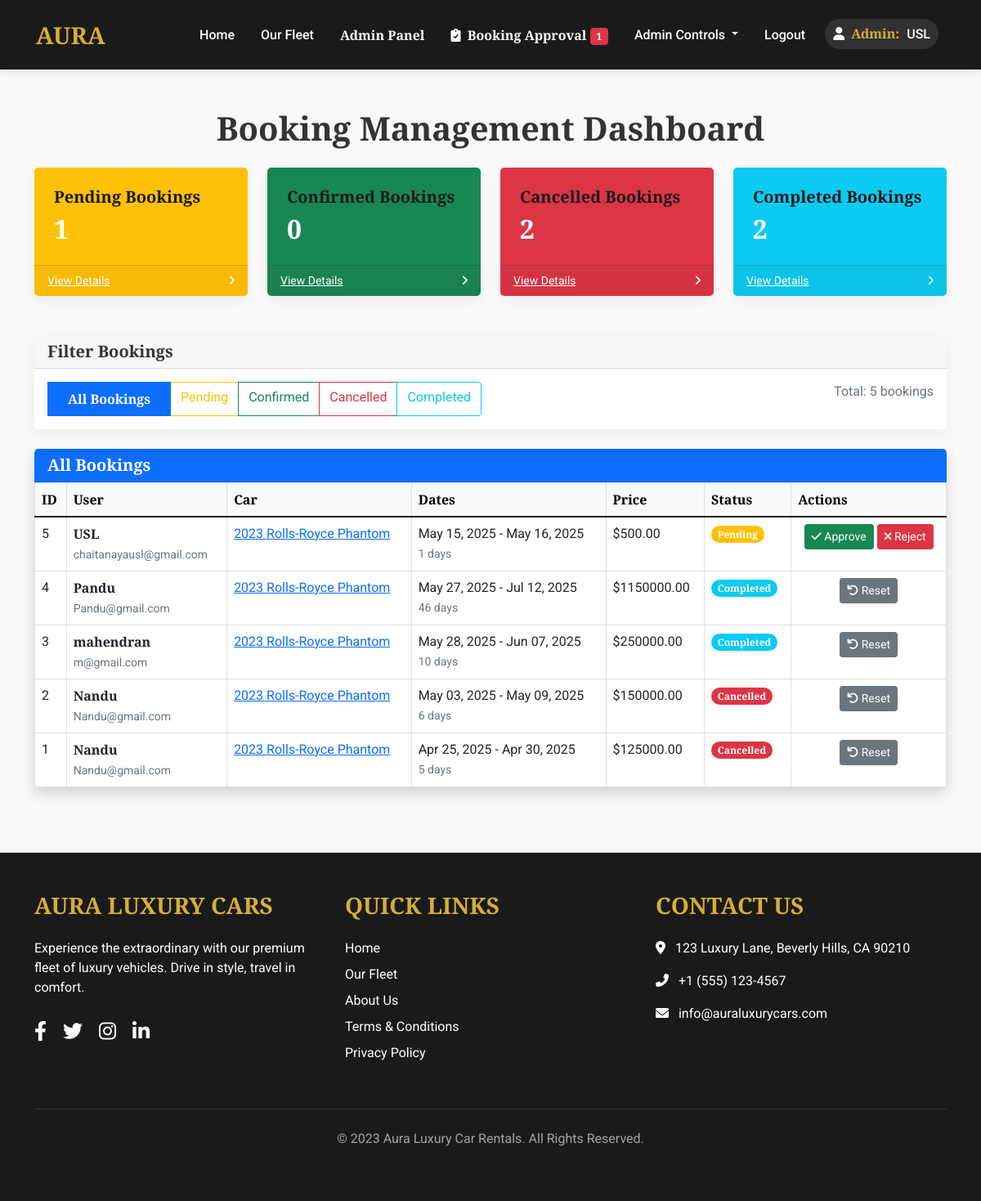
The page /rental-admin/bookings/ (signed in) on the database as committed earlier.
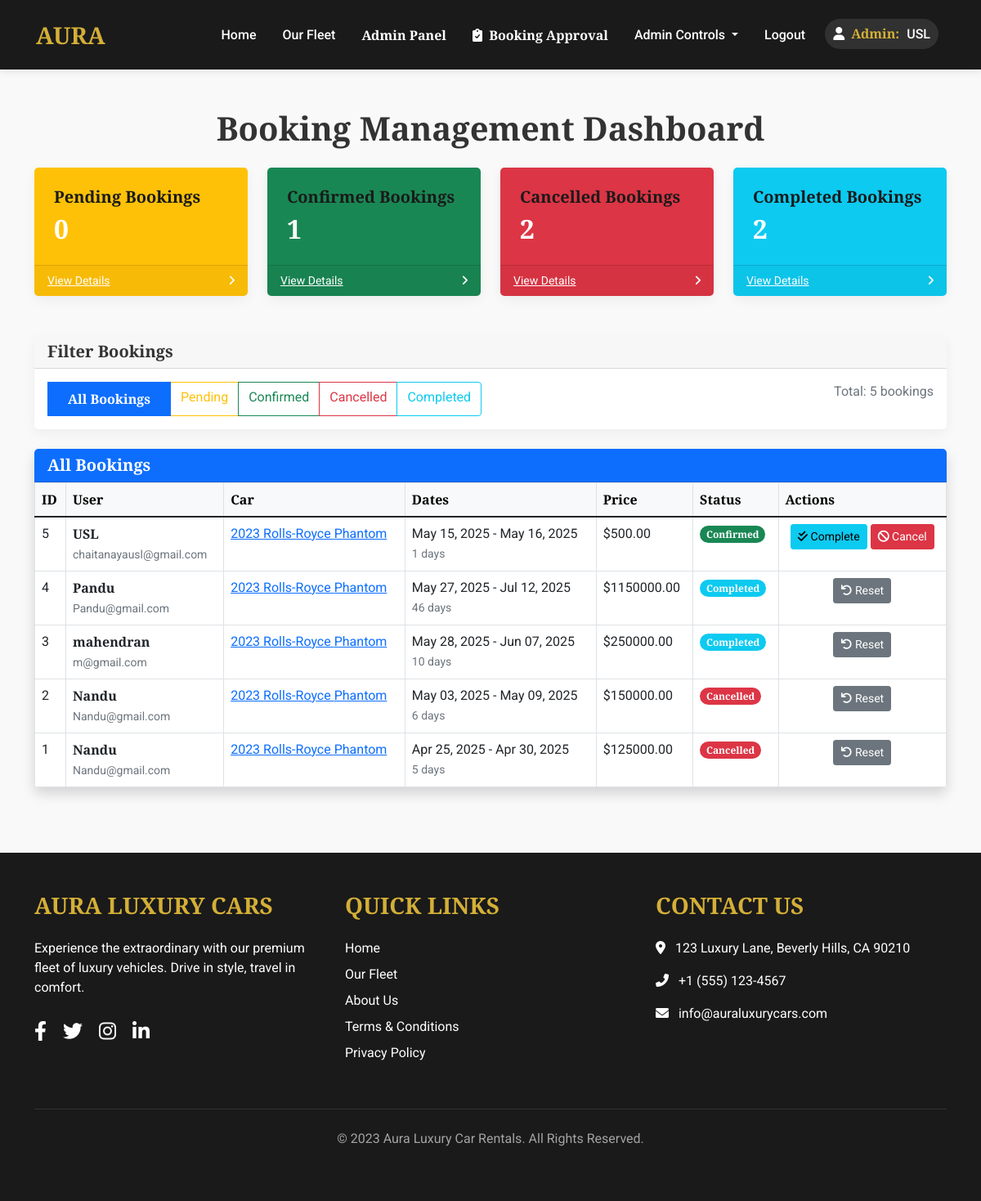
The same page on the database as committed later.
### rental/models.py (models this page shows, shortened)
class Booking(models.Model):
    STATUS_CHOICES = [
        ('pending', 'Pending'),
        ('confirmed', 'Confirmed'),
        ('cancelled', 'Cancelled'),
        ('completed', 'Completed'),
    ]
    user = models.ForeignKey(User, on_delete=models.CASCADE)
    car = models.ForeignKey(Car, on_delete=models.CASCADE)
    start_date = models.DateField()
    end_date = models.DateField()
    booking_date = models.DateTimeField(auto_now_add=True)
    total_price = models.DecimalField(max_digits=10, decimal_places=2)
    status = models.CharField(max_length=20, choices=STATUS_CHOICES, default='pending')
    def get_duration_days(self):
        return (self.end_date - self.start_date).days

class Car(models.Model):
    make = models.CharField(max_length=100)
    model = models.CharField(max_length=100)
    year = models.IntegerField()
    price_per_day = models.DecimalField(max_digits=10, decimal_places=2)
    description = models.TextField()
    engine = models.CharField(max_length=100)
    horsepower = models.IntegerField()
    top_speed = models.IntegerField(help_text="Top speed in km/h")
    acceleration = models.DecimalField(max_digits=4, decimal_places=1, help_text="0-100 km/h in seconds")
    transmission = models.CharField(max_length=50, choices=[
        ('automatic', 'Automatic'),
        ('manual', 'Manual'),
        ('semi-automatic', 'Semi-Automatic')
    ])
    seats = models.IntegerField()
    is_available = models.BooleanField(default=True)
    main_image_url = models.URLField(help_text="URL to the main car image")
    created_at = models.DateTimeField(auto_now_add=True)
    updated_at = models.DateTimeField(auto_now=True)

### rental/views.py (the view)
# urls.py: path('rental-admin/bookings/', views.admin_booking_management, name='admin_booking_management'),
@user_passes_test(is_admin)
def admin_booking_management(request):
    all_bookings = Booking.objects.all().order_by('-booking_date')
    pending_count = all_bookings.filter(status='pending').count()
    confirmed_count = all_bookings.filter(status='confirmed').count()
    cancelled_count = all_bookings.filter(status='cancelled').count()
    completed_count = all_bookings.filter(status='completed').count()
    status_filter = request.GET.get('status', '')
    if status_filter and status_filter != 'all':
        all_bookings = all_bookings.filter(status=status_filter)
    context = {
        'bookings': all_bookings,
        'pending_count': pending_count,
        'confirmed_count': confirmed_count,
        'cancelled_count': cancelled_count,
        'completed_count': completed_count,
        'current_filter': status_filter
    }
    return render(request, 'admin_booking_management.html', context)

### rental/context_processors.py (called while the page is built)
def admin_context(request):
    context = {}
    if request.user.is_authenticated and request.user.is_superuser:
        context['pending_count'] = Booking.objects.filter(status='pending').count()
    return context

### rental/views.py (called while the page is built)
def is_admin(user):
    return user.is_authenticated and user.is_superuser

### templates/admin_booking_management.html (shortened to what the changed rows need)
{% extends 'base.html' %}
{% block content %}
<div class="container py-5">
    <h1 class="mb-4 text-center">Booking Management Dashboard</h1>
    <div class="row mb-4">
        <div class="col-md-3">
            <div class="card bg-warning text-white mb-4">
                <div class="card-body">
                    <h5 class="card-title">Pending Bookings</h5>
                    <h2 class="mb-0">{{ pending_count }}</h2>
                </div>
            </div>
        </div>
        <div class="col-md-3">
            <div class="card bg-success text-white mb-4">
                <div class="card-body">
                    <h5 class="card-title">Confirmed Bookings</h5>
                    <h2 class="mb-0">{{ confirmed_count }}</h2>
                </div>
            </div>
        </div>
        <div class="col-md-3">
            <div class="card bg-danger text-white mb-4">
                <div class="card-body">
                    <h2 class="mb-0">{{ cancelled_count }}</h2>
                </div>
            </div>
        </div>
        <div class="col-md-3">
            <div class="card bg-info text-white mb-4">
                <div class="card-body">
                    <h2 class="mb-0">{{ completed_count }}</h2>
                </div>
            </div>
        </div>
    </div>
    <div class="card shadow">
        <div class="card-body p-0">
            <div class="table-responsive">
                <table class="table table-hover table-bordered mb-0">
                    <thead class="table-light">
                        <tr>
                            <th>ID</th>
                            <th>User</th>
                            <th>Car</th>
                            <th>Dates</th>
                            <th>Price</th>
                            <th>Status</th>
                            <th>Actions</th>
                        </tr>
                    </thead>
                    <tbody>
                        {% for booking in bookings %}
                            <tr>
                                <td>{{ booking.id }}</td>
                                <td>
                                    <strong>{{ booking.user.username }}</strong><br>
                                    <small class="text-muted">{{ booking.user.email }}</small>
                                </td>
                                <td>
                                    <a href="{% url 'car_detail' booking.car.id %}">
                                        {{ booking.car.year }} {{ booking.car.make }} {{ booking.car.model }}
                                    </a>
                                </td>
                                <td>
                                    {{ booking.start_date|date:"M d, Y" }} - {{ booking.end_date|date:"M d, Y" }}<br>
                                    <small class="text-muted">{{ booking.get_duration_days }} days</small>
                                </td>
                                <td>${{ booking.total_price }}</td>
                                <td>
                                    <span class="badge rounded-pill
                                        {% if booking.status == 'pending' %}bg-warning{% endif %}
                                        {% if booking.status == 'confirmed' %}bg-success{% endif %}
                                        {% if booking.status == 'completed' %}bg-info{% endif %}">
                                        {{ booking.get_status_display }}
                                    </span>
                                </td>
                                <td class="text-center">
                                    <div class="btn-group action-buttons">
                                        {% if booking.status == 'pending' %}
                                            <form method="post" action="{% url 'admin_update_booking_status' booking.id %}?next={{ request.get_full_path|urlencode }}">
                                                <button type="submit" class="btn btn-sm btn-success" title="Approve">
                                                    <i class="fas fa-check"></i> Approve
                                                </button>
                                            </form>
                                            <form method="post" action="{% url 'admin_update_booking_status' booking.id %}?next={{ request.get_full_path|urlencode }}">
                                                <button type="submit" class="btn btn-sm btn-danger ms-1" title="Reject">
                                                    <i class="fas fa-times"></i> Reject
                                                </button>
                                            </form>
                                        {% elif booking.status == 'confirmed' %}
                                            <form method="post" action="{% url 'admin_update_booking_status' booking.id %}?next={{ request.get_full_path|urlencode }}">
                                                <button type="submit" class="btn btn-sm btn-info" title="Mark Completed">
                                                    <i class="fas fa-check-double"></i> Complete
                                                </button>
                                            </form>
                                            <form method="post" action="{% url 'admin_update_booking_status' booking.id %}?next={{ request.get_full_path|urlencode }}">
                                                <button type="submit" class="btn btn-sm btn-danger ms-1" title="Cancel">
                                                    <i class="fas fa-ban"></i> Cancel
                                                </button>
                                            </form>
                                        {% endif %}
                                    </div>
                                </td>
                            </tr>
                        {% endfor %}
                    </tbody>
                </table>
            </div>
        </div>
    </div>
</div>
{% endblock %}

### templates/base.html (shortened to what the changed rows need)
<!DOCTYPE html>
<html lang="en">
<head>
    {% load static %}
    <link href="https://cdn.jsdelivr.net/npm/bootstrap@5.1.3/dist/css/bootstrap.min.css" rel="stylesheet">
    <link rel="stylesheet" href="https://cdnjs.cloudflare.com/ajax/libs/font-awesome/6.0.0-beta3/css/all.min.css">
    <link rel="stylesheet" href="/static/css/style.css">
</head>
<body>
    <nav class="navbar navbar-expand-lg navbar-dark">
        <div class="container">
            <div class="collapse navbar-collapse" id="navbarNav">
                <ul class="navbar-nav ms-auto">
                    {% if user.is_authenticated %}
                        {% if user.is_superuser %}
                            <li class="nav-item">
                                <a class="nav-link" href="{% url 'admin_booking_management' %}" style="color: #ffcc00; font-weight: bold;">
                                    <i class="fas fa-clipboard-check me-1"></i> Booking Approval
                                    {% if pending_count > 0 %}
                                    <span class="badge bg-danger">{{ pending_count }}</span>
                                    {% endif %}
                                </a>
                            </li>
                        {% else %}
                            <li class="nav-item">
                                <a class="nav-link" href="{% url 'profile' %}">My Profile</a>
                            </li>
                        {% endif %}
                    {% endif %}
                </ul>
            </div>
        </div>
    </nav>
    {% block content %}{% endblock %}
</body>
</html>

Rows that differ between the two databases and show on the page:
changed Booking "USL": status "Pending" → "Confirmed"; status "Approve Reject" → "Complete Cancel"
Other text that changed with them:
{{ pending_count }}: "1" → "0"
{{ confirmed_count }}: "0" → "1"
{{ pending_count }}: "1" → (not shown)
